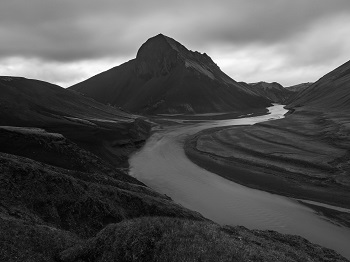
#> input picture F55121074_Valda Laura Uswary_B_Histogram Equalization/HE.jpg, 350 x 262 px
$ python 'F55121074_Valda Laura Uswary_B_Histogram Equalization.py'
#> lines starting #> are read from the running program, lines starting #| are printed output that depends on the picture
import cv2
import numpy as np
from matplotlib import pyplot as plt

# membaca citra
img = cv2.imread('HE.jpg', 0)
#> img is the input picture: shape (262, 350); min 0, max 255, mean 81.4

# membuat histogram
hist, bins = np.histogram(img.flatten(), 256, [0, 256])
#> hist = 256 values, max 1535 at index 39, min 3 at index 254, mean 358.2; bins = 257 values from 0 to 256

# menampilkan histogram sebelum perbaikan
plt.hist(img.flatten(), 256, [0, 256])
plt.xlim([0, 256])
plt.show()
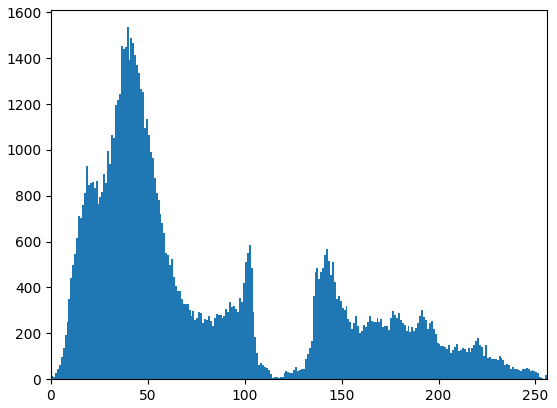
#> figure drawn by matplotlib, 1 panel; tallest bar 1535 high, from x = 39 to 40

# melakukan ekualisasi histogram
eq_img = cv2.equalizeHist(img)
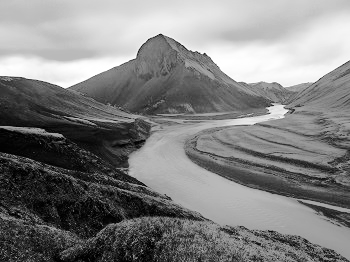
#> eq_img: shape (262, 350); min 0, max 255, mean 128.5

# membuat histogram setelah perbaikan
hist_result, bins_result = np.histogram(eq_img.flatten(), 256, [0, 256])
#> hist_result = 256 values, max 1535 at index 81, min 0 at index 5, mean 358.2; bins_result = 257 values from 0 to 256

# menampilkan histogram setelah perbaikan
plt.hist(eq_img.flatten(), 256, [0, 256])
plt.xlim([0, 256])
plt.show()
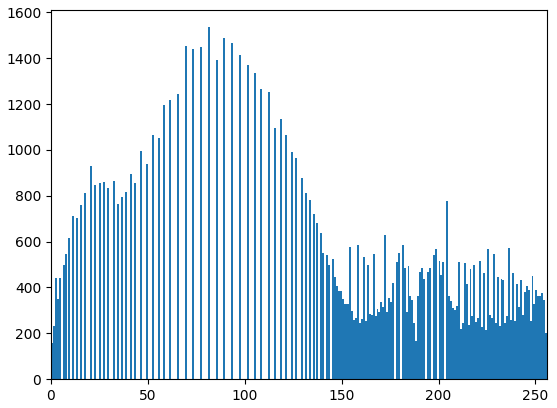
#> figure drawn by matplotlib, 1 panel; tallest bar 1535 high, from x = 81 to 82

# menampilkan citra asli dan hasil perbaikan
cv2.imshow('Gambar Original', img)
cv2.imshow('Gambar Equalized', eq_img)

cv2.waitKey(0)
cv2.destroyAllWindows()
